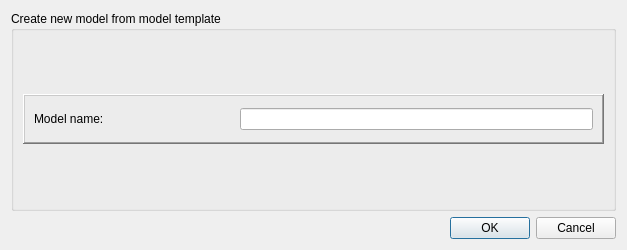
<ui version="4.0" >
 <class>ModelFromTemplateDialogBase</class>
 <widget class="QDialog" name="ModelFromTemplateDialogBase" >
  <property name="geometry" >
   <rect>
    <x>0</x>
    <y>0</y>
    <width>627</width>
    <height>250</height>
   </rect>
  </property>
  <property name="windowTitle" >
   <string>Dialog</string>
  </property>
  <layout class="QVBoxLayout" name="verticalLayout" >
   <item>
    <widget class="QGroupBox" name="groupBox" >
     <property name="title" >
      <string>Create new model from model template</string>
     </property>
     <layout class="QVBoxLayout" name="vlayout" >
      <item>
       <widget class="QFrame" name="frame" >
        <property name="sizePolicy" >
         <sizepolicy vsizetype="Minimum" hsizetype="Preferred" >
          <horstretch>0</horstretch>
          <verstretch>0</verstretch>
         </sizepolicy>
        </property>
        <property name="maximumSize" >
         <size>
          <width>16777215</width>
          <height>50</height>
         </size>
        </property>
        <property name="frameShape" >
         <enum>QFrame::WinPanel</enum>
        </property>
        <property name="frameShadow" >
         <enum>QFrame::Raised</enum>
        </property>
        <layout class="QHBoxLayout" name="horizontalLayout" >
         <item>
          <widget class="QLabel" name="label" >
           <property name="sizePolicy" >
            <sizepolicy vsizetype="Preferred" hsizetype="Expanding" >
             <horstretch>0</horstretch>
             <verstretch>0</verstretch>
            </sizepolicy>
           </property>
           <property name="minimumSize" >
            <size>
             <width>100</width>
             <height>0</height>
            </size>
           </property>
           <property name="maximumSize" >
            <size>
             <width>200</width>
             <height>16777215</height>
            </size>
           </property>
           <property name="text" >
            <string>Model name:</string>
           </property>
          </widget>
         </item>
         <item>
          <widget class="QLineEdit" name="leModelName" />
         </item>
        </layout>
       </widget>
      </item>
     </layout>
    </widget>
   </item>
   <item>
    <widget class="QDialogButtonBox" name="buttonBox" >
     <property name="orientation" >
      <enum>Qt::Horizontal</enum>
     </property>
     <property name="standardButtons" >
      <set>QDialogButtonBox::Cancel|QDialogButtonBox::Ok</set>
     </property>
    </widget>
   </item>
  </layout>
 </widget>
 <resources/>
 <connections>
  <connection>
   <sender>buttonBox</sender>
   <signal>accepted()</signal>
   <receiver>ModelFromTemplateDialogBase</receiver>
   <slot>accept()</slot>
   <hints>
    <hint type="sourcelabel" >
     <x>248</x>
     <y>254</y>
    </hint>
    <hint type="destinationlabel" >
     <x>157</x>
     <y>274</y>
    </hint>
   </hints>
  </connection>
  <connection>
   <sender>buttonBox</sender>
   <signal>rejected()</signal>
   <receiver>ModelFromTemplateDialogBase</receiver>
   <slot>reject()</slot>
   <hints>
    <hint type="sourcelabel" >
     <x>316</x>
     <y>260</y>
    </hint>
    <hint type="destinationlabel" >
     <x>286</x>
     <y>274</y>
    </hint>
   </hints>
  </connection>
 </connections>
</ui>
